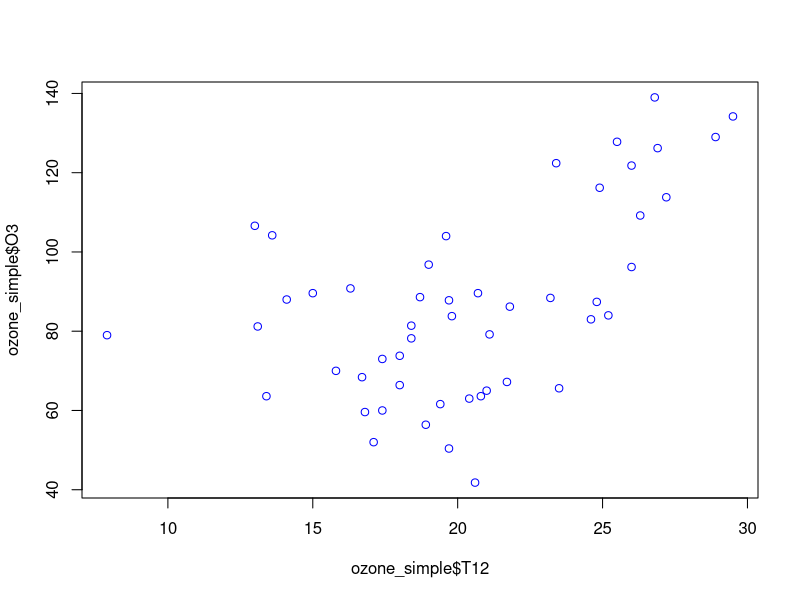

Recreate this plot in R.
## ---- chunk 1
knitr::opts_chunk$set(echo = TRUE)
ozone_simple=read.table("ozone_simple.txt",header = TRUE,sep=";")
summary(ozone_simple)

## ---- chunk 2
plot(ozone_simple$T12,ozone_simple$O3,col='blue')
## ---- chunk 3
reg=lm(ozone_simple$O3 ~ ozone_simple$T12)
summary(reg)
